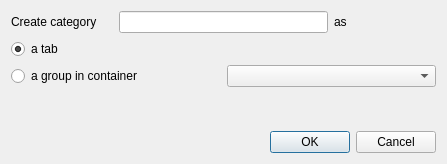
<?xml version="1.0" encoding="UTF-8"?>
<ui version="4.0">
 <class>AddTabOrGroupBase</class>
 <widget class="QDialog" name="AddTabOrGroupBase">
  <property name="geometry">
   <rect>
    <x>0</x>
    <y>0</y>
    <width>447</width>
    <height>164</height>
   </rect>
  </property>
  <property name="windowTitle">
   <string>Dialog</string>
  </property>
  <layout class="QGridLayout" name="gridLayout_2">
   <item row="3" column="1">
    <widget class="QDialogButtonBox" name="buttonBox">
     <property name="orientation">
      <enum>Qt::Horizontal</enum>
     </property>
     <property name="standardButtons">
      <set>QDialogButtonBox::Cancel|QDialogButtonBox::Ok</set>
     </property>
    </widget>
   </item>
   <item row="0" column="0" colspan="2">
    <layout class="QGridLayout" name="gridLayout">
     <item row="0" column="0">
      <widget class="QLabel" name="label">
       <property name="text">
        <string>Create category</string>
       </property>
      </widget>
     </item>
     <item row="0" column="1" colspan="2">
      <widget class="QLineEdit" name="mName"/>
     </item>
     <item row="0" column="3">
      <widget class="QLabel" name="label_2">
       <property name="text">
        <string>as</string>
       </property>
      </widget>
     </item>
     <item row="1" column="0" colspan="2">
      <widget class="QRadioButton" name="mTabButton">
       <property name="text">
        <string>a tab</string>
       </property>
       <property name="checked">
        <bool>true</bool>
       </property>
       <attribute name="buttonGroup">
        <string notr="true">buttonGroup</string>
       </attribute>
      </widget>
     </item>
     <item row="2" column="0" colspan="2">
      <widget class="QRadioButton" name="mGroupButton">
       <property name="text">
        <string>a group in container</string>
       </property>
       <property name="checked">
        <bool>false</bool>
       </property>
       <attribute name="buttonGroup">
        <string notr="true">buttonGroup</string>
       </attribute>
      </widget>
     </item>
     <item row="2" column="2" colspan="2">
      <widget class="QComboBox" name="mTabList">
       <property name="enabled">
        <bool>true</bool>
       </property>
      </widget>
     </item>
    </layout>
   </item>
   <item row="1" column="0" rowspan="3" colspan="2">
    <spacer name="verticalSpacer">
     <property name="orientation">
      <enum>Qt::Vertical</enum>
     </property>
     <property name="sizeHint" stdset="0">
      <size>
       <width>20</width>
       <height>40</height>
      </size>
     </property>
    </spacer>
   </item>
  </layout>
 </widget>
 <tabstops>
  <tabstop>mName</tabstop>
  <tabstop>mTabButton</tabstop>
  <tabstop>mGroupButton</tabstop>
  <tabstop>mTabList</tabstop>
  <tabstop>buttonBox</tabstop>
 </tabstops>
 <resources/>
 <connections>
  <connection>
   <sender>buttonBox</sender>
   <signal>accepted()</signal>
   <receiver>AddTabOrGroupBase</receiver>
   <slot>accept()</slot>
   <hints>
    <hint type="sourcelabel">
     <x>248</x>
     <y>254</y>
    </hint>
    <hint type="destinationlabel">
     <x>157</x>
     <y>274</y>
    </hint>
   </hints>
  </connection>
  <connection>
   <sender>buttonBox</sender>
   <signal>rejected()</signal>
   <receiver>AddTabOrGroupBase</receiver>
   <slot>reject()</slot>
   <hints>
    <hint type="sourcelabel">
     <x>316</x>
     <y>260</y>
    </hint>
    <hint type="destinationlabel">
     <x>286</x>
     <y>274</y>
    </hint>
   </hints>
  </connection>
 </connections>
 <buttongroups>
  <buttongroup name="buttonGroup"/>
 </buttongroups>
</ui>
